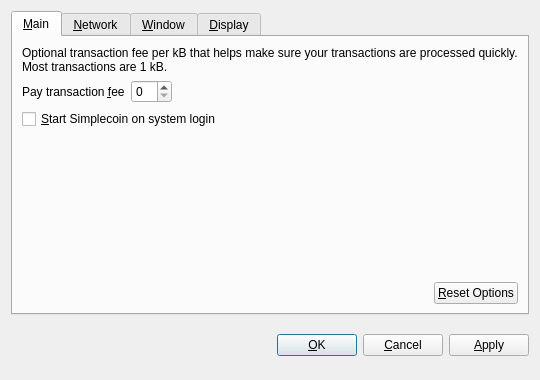
<?xml version="1.0" encoding="UTF-8"?>
<ui version="4.0">
 <class>OptionsDialog</class>
 <widget class="QDialog" name="OptionsDialog">
  <property name="geometry">
   <rect>
    <x>0</x>
    <y>0</y>
    <width>540</width>
    <height>380</height>
   </rect>
  </property>
  <property name="windowTitle">
   <string>Options</string>
  </property>
  <property name="modal">
   <bool>true</bool>
  </property>
  <layout class="QVBoxLayout" name="verticalLayout">
   <item>
    <widget class="QTabWidget" name="tabWidget">
     <property name="tabPosition">
      <enum>QTabWidget::North</enum>
     </property>
     <property name="currentIndex">
      <number>0</number>
     </property>
     <widget class="QWidget" name="tabMain">
      <attribute name="title">
       <string>&amp;Main</string>
      </attribute>
      <layout class="QVBoxLayout" name="verticalLayout_Main">
       <item>
        <widget class="QLabel" name="transactionFeeInfoLabel">
         <property name="text">
          <string>Optional transaction fee per kB that helps make sure your transactions are processed quickly. Most transactions are 1 kB.</string>
         </property>
         <property name="textFormat">
          <enum>Qt::PlainText</enum>
         </property>
         <property name="wordWrap">
          <bool>true</bool>
         </property>
        </widget>
       </item>
       <item>
        <layout class="QHBoxLayout" name="horizontalLayout_1_Main">
         <item>
          <widget class="QLabel" name="transactionFeeLabel">
           <property name="text">
            <string>Pay transaction &amp;fee</string>
           </property>
           <property name="textFormat">
            <enum>Qt::PlainText</enum>
           </property>
           <property name="buddy">
            <cstring>transactionFee</cstring>
           </property>
          </widget>
         </item>
         <item>
          <widget class="BitcoinAmountField" name="transactionFee"/>
         </item>
         <item>
          <spacer name="horizontalSpacer_1_Main">
           <property name="orientation">
            <enum>Qt::Horizontal</enum>
           </property>
           <property name="sizeHint" stdset="0">
            <size>
             <width>40</width>
             <height>20</height>
            </size>
           </property>
          </spacer>
         </item>
        </layout>
       </item>
       <item>
        <widget class="QCheckBox" name="bitcoinAtStartup">
         <property name="toolTip">
          <string>Automatically start Simplecoin after logging in to the system.</string>
         </property>
         <property name="text">
          <string>&amp;Start Simplecoin on system login</string>
         </property>
        </widget>
       </item>
       <item>
        <spacer name="verticalSpacer_Main">
         <property name="orientation">
          <enum>Qt::Vertical</enum>
         </property>
         <property name="sizeHint" stdset="0">
          <size>
           <width>20</width>
           <height>40</height>
          </size>
         </property>
        </spacer>
       </item>
       <item>
        <layout class="QHBoxLayout" name="horizontalLayout_2_Main">
         <item>
          <spacer name="horizontalSpacer_2_Main">
           <property name="orientation">
            <enum>Qt::Horizontal</enum>
           </property>
           <property name="sizeHint" stdset="0">
            <size>
             <width>40</width>
             <height>20</height>
            </size>
           </property>
          </spacer>
         </item>
         <item>
          <widget class="QPushButton" name="resetButton">
           <property name="toolTip">
            <string>Reset all client options to default.</string>
           </property>
           <property name="text">
            <string>&amp;Reset Options</string>
           </property>
           <property name="autoDefault">
            <bool>false</bool>
           </property>
          </widget>
         </item>
        </layout>
       </item>
      </layout>
     </widget>
     <widget class="QWidget" name="tabNetwork">
      <attribute name="title">
       <string>&amp;Network</string>
      </attribute>
      <layout class="QVBoxLayout" name="verticalLayout_Network">
       <item>
        <widget class="QCheckBox" name="mapPortUpnp">
         <property name="toolTip">
          <string>Automatically open the Simplecoin client port on the router. This only works when your router supports UPnP and it is enabled.</string>
         </property>
         <property name="text">
          <string>Map port using &amp;UPnP</string>
         </property>
        </widget>
       </item>
       <item>
        <widget class="QCheckBox" name="connectSocks">
         <property name="toolTip">
          <string>Connect to the Simplecoin network through a SOCKS proxy (e.g. when connecting through Tor).</string>
         </property>
         <property name="text">
          <string>&amp;Connect through SOCKS proxy:</string>
         </property>
        </widget>
       </item>
       <item>
        <layout class="QHBoxLayout" name="horizontalLayout_Network">
         <item>
          <widget class="QLabel" name="proxyIpLabel">
           <property name="text">
            <string>Proxy &amp;IP:</string>
           </property>
           <property name="textFormat">
            <enum>Qt::PlainText</enum>
           </property>
           <property name="buddy">
            <cstring>proxyIp</cstring>
           </property>
          </widget>
         </item>
         <item>
          <widget class="QValidatedLineEdit" name="proxyIp">
           <property name="maximumSize">
            <size>
             <width>140</width>
             <height>16777215</height>
            </size>
           </property>
           <property name="toolTip">
            <string>IP address of the proxy (e.g. 127.0.0.1)</string>
           </property>
          </widget>
         </item>
         <item>
          <widget class="QLabel" name="proxyPortLabel">
           <property name="text">
            <string>&amp;Port:</string>
           </property>
           <property name="textFormat">
            <enum>Qt::PlainText</enum>
           </property>
           <property name="buddy">
            <cstring>proxyPort</cstring>
           </property>
          </widget>
         </item>
         <item>
          <widget class="QLineEdit" name="proxyPort">
           <property name="maximumSize">
            <size>
             <width>55</width>
             <height>16777215</height>
            </size>
           </property>
           <property name="toolTip">
            <string>Port of the proxy (e.g. 9050)</string>
           </property>
          </widget>
         </item>
         <item>
          <widget class="QLabel" name="socksVersionLabel">
           <property name="text">
            <string>SOCKS &amp;Version:</string>
           </property>
           <property name="textFormat">
            <enum>Qt::PlainText</enum>
           </property>
           <property name="buddy">
            <cstring>socksVersion</cstring>
           </property>
          </widget>
         </item>
         <item>
          <widget class="QValueComboBox" name="socksVersion">
           <property name="toolTip">
            <string>SOCKS version of the proxy (e.g. 5)</string>
           </property>
          </widget>
         </item>
         <item>
          <spacer name="horizontalSpacer_Network">
           <property name="orientation">
            <enum>Qt::Horizontal</enum>
           </property>
           <property name="sizeHint" stdset="0">
            <size>
             <width>40</width>
             <height>20</height>
            </size>
           </property>
          </spacer>
         </item>
        </layout>
       </item>
       <item>
        <spacer name="verticalSpacer_Network">
         <property name="orientation">
          <enum>Qt::Vertical</enum>
         </property>
         <property name="sizeHint" stdset="0">
          <size>
           <width>20</width>
           <height>40</height>
          </size>
         </property>
        </spacer>
       </item>
      </layout>
     </widget>
     <widget class="QWidget" name="tabWindow">
      <attribute name="title">
       <string>&amp;Window</string>
      </attribute>
      <layout class="QVBoxLayout" name="verticalLayout_Window">
       <item>
        <widget class="QCheckBox" name="minimizeToTray">
         <property name="toolTip">
          <string>Show only a tray icon after minimizing the window.</string>
         </property>
         <property name="text">
          <string>&amp;Minimize to the tray instead of the taskbar</string>
         </property>
        </widget>
       </item>
       <item>
        <widget class="QCheckBox" name="minimizeOnClose">
         <property name="toolTip">
          <string>Minimize instead of exit the application when the window is closed. When this option is enabled, the application will be closed only after selecting Quit in the menu.</string>
         </property>
         <property name="text">
          <string>M&amp;inimize on close</string>
         </property>
        </widget>
       </item>
       <item>
        <spacer name="verticalSpacer_Window">
         <property name="orientation">
          <enum>Qt::Vertical</enum>
         </property>
         <property name="sizeHint" stdset="0">
          <size>
           <width>20</width>
           <height>40</height>
          </size>
         </property>
        </spacer>
       </item>
      </layout>
     </widget>
     <widget class="QWidget" name="tabDisplay">
      <attribute name="title">
       <string>&amp;Display</string>
      </attribute>
      <layout class="QVBoxLayout" name="verticalLayout_Display">
       <item>
        <layout class="QHBoxLayout" name="horizontalLayout_1_Display">
         <item>
          <widget class="QLabel" name="langLabel">
           <property name="text">
            <string>User Interface &amp;language:</string>
           </property>
           <property name="textFormat">
            <enum>Qt::PlainText</enum>
           </property>
           <property name="buddy">
            <cstring>lang</cstring>
           </property>
          </widget>
         </item>
         <item>
          <widget class="QValueComboBox" name="lang">
           <property name="toolTip">
            <string>The user interface language can be set here. This setting will take effect after restarting Simplecoin.</string>
           </property>
          </widget>
         </item>
        </layout>
       </item>
       <item>
        <layout class="QHBoxLayout" name="horizontalLayout_2_Display">
         <item>
          <widget class="QLabel" name="unitLabel">
           <property name="text">
            <string>&amp;Unit to show amounts in:</string>
           </property>
           <property name="textFormat">
            <enum>Qt::PlainText</enum>
           </property>
           <property name="buddy">
            <cstring>unit</cstring>
           </property>
          </widget>
         </item>
         <item>
          <widget class="QValueComboBox" name="unit">
           <property name="toolTip">
            <string>Choose the default subdivision unit to show in the interface and when sending coins.</string>
           </property>
          </widget>
         </item>
        </layout>
       </item>
       <item>
        <widget class="QCheckBox" name="displayAddresses">
         <property name="toolTip">
          <string>Whether to show Simplecoin addresses in the transaction list or not.</string>
         </property>
         <property name="text">
          <string>&amp;Display addresses in transaction list</string>
         </property>
        </widget>
       </item>
       <item>
        <widget class="QCheckBox" name="coinControlFeatures">
         <property name="toolTip">
          <string>Whether to show coin control features or not.</string>
         </property>
         <property name="text">
          <string>Display coin &amp;control features (experts only!)</string>
         </property>
        </widget>
       </item>
       <item>
        <spacer name="verticalSpacer_Display">
         <property name="orientation">
          <enum>Qt::Vertical</enum>
         </property>
         <property name="sizeHint" stdset="0">
          <size>
           <width>20</width>
           <height>40</height>
          </size>
         </property>
        </spacer>
       </item>
      </layout>
     </widget>
    </widget>
   </item>
   <item>
    <layout class="QHBoxLayout" name="horizontalLayout_Buttons">
     <item>
      <spacer name="horizontalSpacer_1">
       <property name="orientation">
        <enum>Qt::Horizontal</enum>
       </property>
       <property name="sizeHint" stdset="0">
        <size>
         <width>40</width>
         <height>48</height>
        </size>
       </property>
      </spacer>
     </item>
     <item>
      <widget class="QLabel" name="statusLabel">
       <property name="font">
        <font>
         <weight>75</weight>
         <bold>true</bold>
        </font>
       </property>
       <property name="text">
        <string/>
       </property>
       <property name="textFormat">
        <enum>Qt::PlainText</enum>
       </property>
       <property name="wordWrap">
        <bool>true</bool>
       </property>
      </widget>
     </item>
     <item>
      <spacer name="horizontalSpacer_2">
       <property name="orientation">
        <enum>Qt::Horizontal</enum>
       </property>
       <property name="sizeHint" stdset="0">
        <size>
         <width>40</width>
         <height>48</height>
        </size>
       </property>
      </spacer>
     </item>
     <item>
      <widget class="QPushButton" name="okButton">
       <property name="text">
        <string>&amp;OK</string>
       </property>
      </widget>
     </item>
     <item>
      <widget class="QPushButton" name="cancelButton">
       <property name="text">
        <string>&amp;Cancel</string>
       </property>
       <property name="autoDefault">
        <bool>false</bool>
       </property>
      </widget>
     </item>
     <item>
      <widget class="QPushButton" name="applyButton">
       <property name="text">
        <string>&amp;Apply</string>
       </property>
       <property name="autoDefault">
        <bool>false</bool>
       </property>
      </widget>
     </item>
    </layout>
   </item>
  </layout>
 </widget>
 <customwidgets>
  <customwidget>
   <class>BitcoinAmountField</class>
   <extends>QSpinBox</extends>
   <header>bitcoinamountfield.h</header>
  </customwidget>
  <customwidget>
   <class>QValueComboBox</class>
   <extends>QComboBox</extends>
   <header>qvaluecombobox.h</header>
  </customwidget>
  <customwidget>
   <class>QValidatedLineEdit</class>
   <extends>QLineEdit</extends>
   <header>qvalidatedlineedit.h</header>
  </customwidget>
 </customwidgets>
 <resources/>
 <connections/>
</ui>
